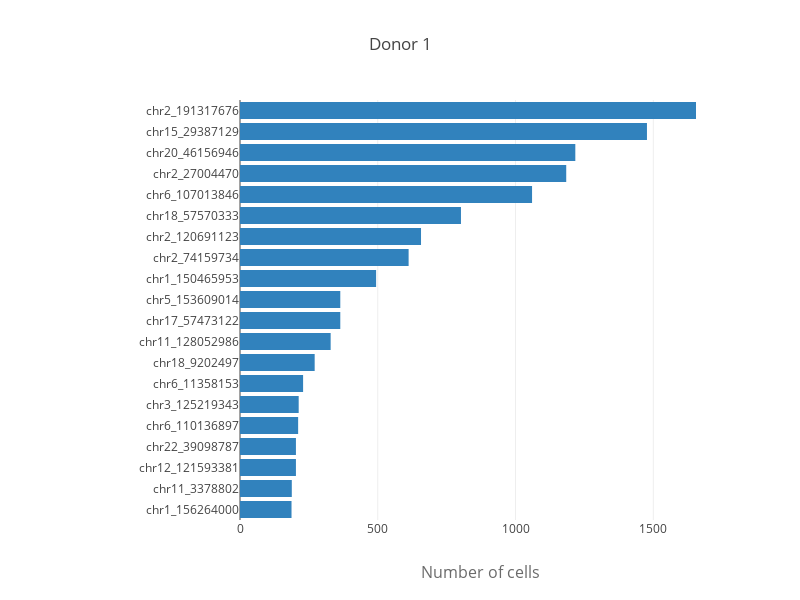
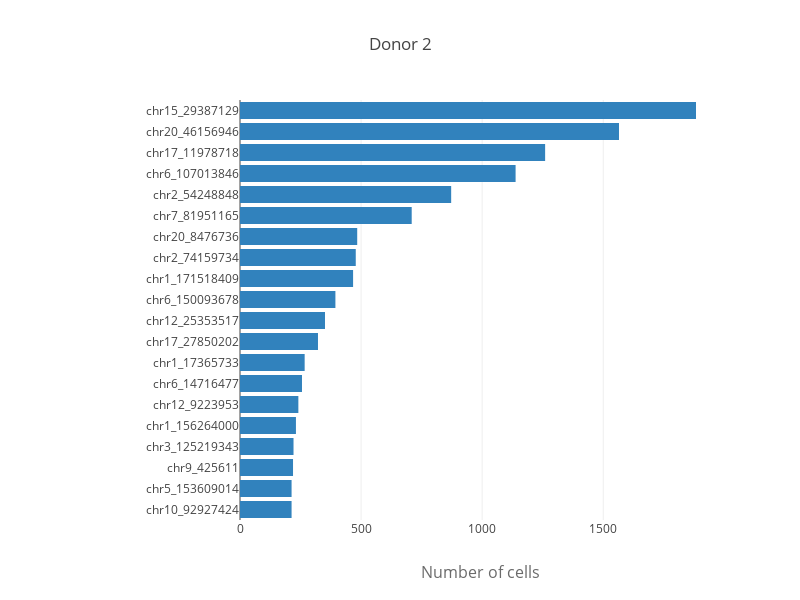

These figures' notebook cell, in order:
### Code cell
col = list(output_dir['donor1_top20'].keys()) 
values = list(output_dir['donor1_top20'].values())
plot_important_variants(col,values,"Donor 1")
col1 = list(output_dir['donor2_top20'].keys()) 
values1 = list(output_dir['donor2_top20'].values())
plot_important_variants(col1,values1,"Donor 2")

### Figure 1 — Plotly figure (JSON) as saved in the notebook; plotly's stock layout.template omitted (floating-point values rounded to 4 significant figures)
{"data": [{"marker": {"color": "rgb(49,130,189)"}, "name": "train", "orientation": "h", "type": "bar", "uid": "c9bc020b-955e-4d4c-ae34-8e8e8ce67784", "x": [187, 188, 203, 203, 211, 213, 229, 271, 329, 364, 364, 494, 612, 657, 802, 1060, 1184, 1217, 1477, 1655], "y": ["chr1_156264000", "chr11_3378802", "chr12_121593381", "chr22_39098787", "chr6_110136897", "chr3_125219343", "chr6_11358153", "chr18_9202497", "chr11_128052986", "chr17_57473122", "chr5_153609014", "chr1_150465953", "chr2_74159734", "chr2_120691123", "chr18_57570333", "chr6_107013846", "chr2_27004470", "chr20_46156946", "chr15_29387129", "chr2_191317676"]}], "layout": {"bargap": 0.1, "bargroupgap": 0.1, "barmode": "group", "height": 600, "title": {"text": "Donor 1"}, "width": 800, "xaxis": {"domain": [0.25, 1], "title": {"font": {"color": "rgb(107, 107, 107)", "size": 16}, "text": "Number of cells"}}}}

### Figure 2 — Plotly figure (JSON) as saved in the notebook; plotly's stock layout.template omitted (floating-point values rounded to 4 significant figures)
{"data": [{"marker": {"color": "rgb(49,130,189)"}, "name": "train", "orientation": "h", "type": "bar", "uid": "3005bd87-ad4f-4519-aefa-adb2d9c2ba3c", "x": [213, 213, 219, 221, 231, 241, 256, 267, 322, 351, 394, 467, 478, 484, 709, 872, 1138, 1260, 1565, 1883], "y": ["chr10_92927424", "chr5_153609014", "chr9_425611", "chr3_125219343", "chr1_156264000", "chr12_9223953", "chr6_14716477", "chr1_17365733", "chr17_27850202", "chr12_25353517", "chr6_150093678", "chr1_171518409", "chr2_74159734", "chr20_8476736", "chr7_81951165", "chr2_54248848", "chr6_107013846", "chr17_11978718", "chr20_46156946", "chr15_29387129"]}], "layout": {"bargap": 0.1, "bargroupgap": 0.1, "barmode": "group", "height": 600, "title": {"text": "Donor 2"}, "width": 800, "xaxis": {"domain": [0.25, 1], "title": {"font": {"color": "rgb(107, 107, 107)", "size": 16}, "text": "Number of cells"}}}}
